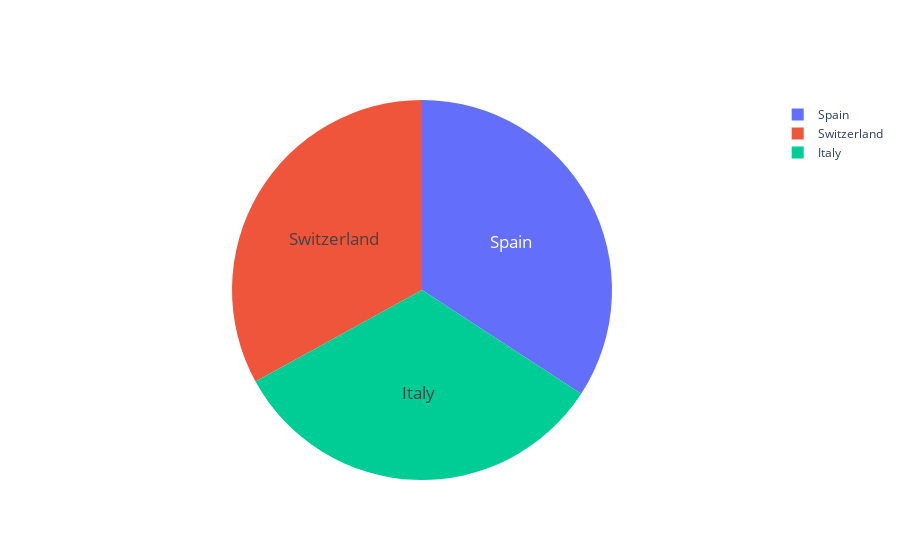

Write notebook code for a chart like this one.
### Code cell
labels = top3lf.Country
values = top3lf.Life_Expectancy

fig = go.Figure(data=[go.Pie(labels=labels, values=values)])
fig.update_traces(hoverinfo='label', textinfo='label', textfont_size=17)

fig.show()

### Figure 1 — Plotly figure (JSON) as saved in the notebook; plotly's stock layout.template omitted (floating-point values rounded to 4 significant figures)
{"data": [{"hoverinfo": "label", "labels": ["Spain", "Switzerland", "Italy"], "textfont": {"size": 17}, "textinfo": "label", "type": "pie", "values": [0.889, 0.8581, 0.8531]}], "layout": {}}
